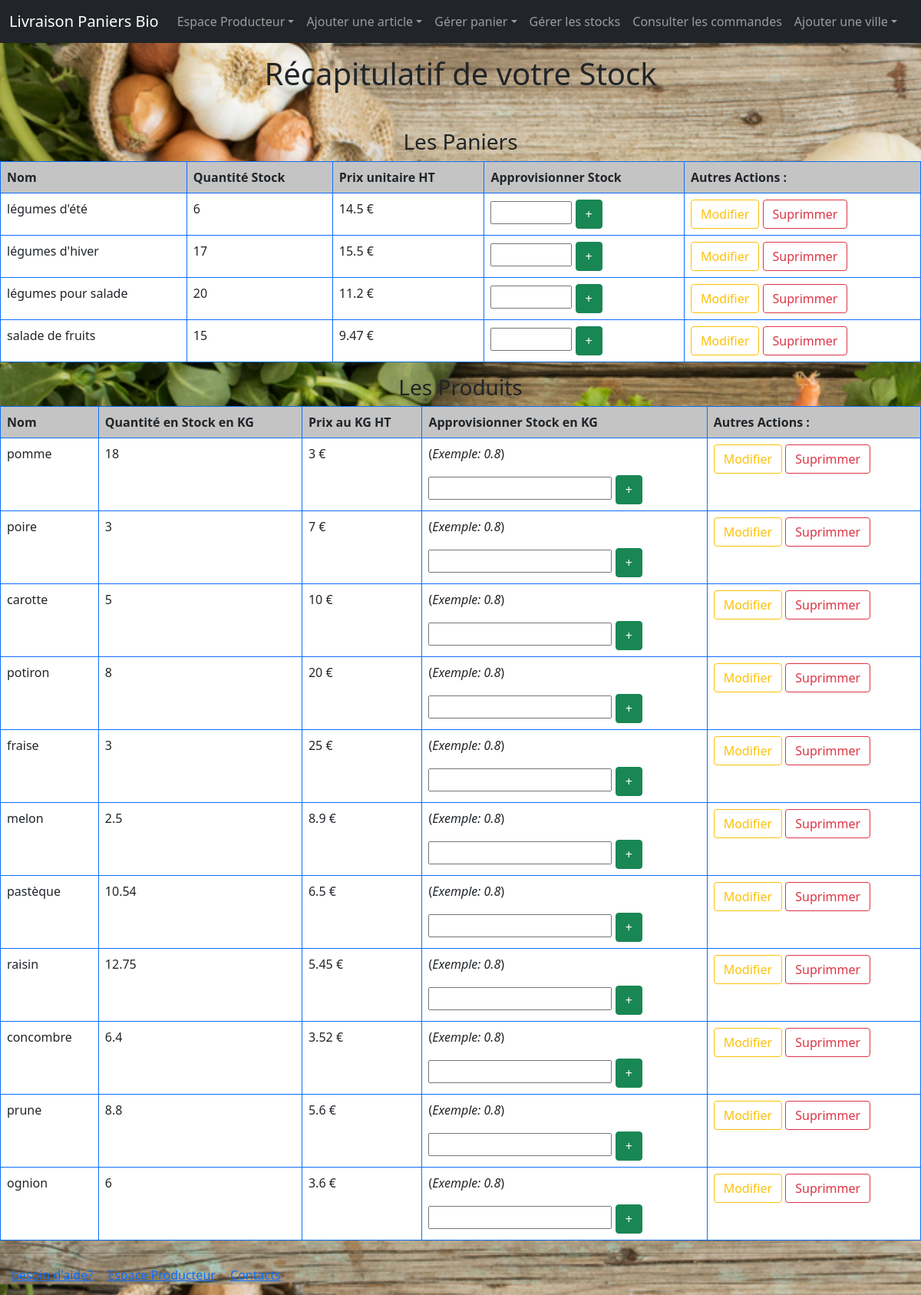
Screenshot of /vues/gererStock.php with the database file from the repository.
### tables this page shows
CREATE TABLE `panier` (
  `numPanier` int(4) NOT NULL,
  `nomPanier` varchar(60) DEFAULT NULL,
  `nbProduit` varchar(30) NOT NULL,
  `quantite` int(4) NOT NULL,
  `prixpanier` float NOT NULL,
  `poids` float DEFAULT NULL,
  `saison` varchar(25) DEFAULT NULL,
  `nomImg` varchar(100) DEFAULT NULL
);

CREATE TABLE `produit` (
  `numProduit` int(4) NOT NULL,
  `nomproduit` varchar(30) NOT NULL,
  `quantite` float NOT NULL,
  `prixproduit` float NOT NULL,
  `numTypeProduit` int(4) NOT NULL,
  `nomImg` varchar(100) DEFAULT NULL
);

### vues/gererStock.php (the view, shortened to what this page needs)
<!DOCTYPE html>
<html lang="fr">
<head>
<link href="https://cdn.jsdelivr.net/npm/bootstrap@5.0.0-beta1/dist/css/bootstrap.min.css" rel="stylesheet">
  </head>
   <body>
   <header>
  <nav class="navbar navbar-expand-md navbar-dark fixed-top bg-dark">
    <div class="container-fluid">
      <a class="navbar-brand" href="accueil.html">Livraison Paniers Bio</a>
      <div class="collapse navbar-collapse" id="navbarCollapse">
        <ul class="navbar-nav me-auto mb-2 mb-md-0">
          <li class="nav-item dropdown">
            <a class="nav-link dropdown-toggle" href="#" id="navbarDropdown" role="button" data-bs-toggle="dropdown" aria-expanded="false">Espace Producteur</a>
		  </li>
		  <li class="nav-item dropdown">
            <a class="nav-link dropdown-toggle" href="#" id="navbarDropdown" role="button" data-bs-toggle="dropdown" aria-expanded="false">Ajouter une article</a>
		</li>
		  <li class="nav-item dropdown">
            <a class="nav-link dropdown-toggle" href="#" id="navbarDropdown" role="button" data-bs-toggle="dropdown" aria-expanded="false">Gérer panier</a>
		</li>
          <li class="nav-item">
            <a class="nav-link" href="gererStock.php">Gérer les stocks</a>
		  </li>
		  <li class="nav-item">
            <a class="nav-link" href="consulterCommande_Producteur.php" id="navbarDropdown">Consulter les commandes</a>
		  </li>
		  <li class="nav-item dropdown">
            <a class="nav-link dropdown-toggle" href="#" id="navbarDropdown" role="button" data-bs-toggle="dropdown" aria-expanded="false">Ajouter une ville</a>
		</li>
        </ul>
      </div>
    </div>
  </nav>
    </header>
    <br />
<main>
	<div class="position-relative m-5">
    <h1> Récapitulatif de votre Stock</h1>
  </div>
    <h3> Les Paniers</h3>
    <form method="post" action="">
	 <table class="table table-bordered border-primary">
			<thead>
			<tr>
				<th scope="col"> Nom</th>
				<th scope="col"> Quantité Stock</th>
				<th scope="col"> Prix unitaire HT</th>
				<th scope="col"> Approvisionner Stock</th>
				<th scope="col"> Autres Actions :</th>
			</tr>
			  </thead>
			 <tbody>
			 <?php
			 $cobd = new BD("projettutore") ;
			 $co = $cobd->connexion() ;
			$reqInfosPan = "SELECT numPanier, nomPanier, quantite, prixpanier FROM panier ORDER BY nomPanier" ;
          	$resultInfosPan = mysqli_query($co, $reqInfosPan) or die(mysqli_error($co)) ;
        if(mysqli_num_rows($resultInfosPan) >= 1)
        {
          foreach($resultInfosPan as $info)
          {
            echo "<tr>" ;
            echo "<td>".$info['nomPanier']."</td>" ;
            echo "<td>".$info['quantite']."</td>" ;
			echo "<td>".$info['prixpanier']." &euro;</td>" ;
			echo "<td><form method='post' action='../controleurs/approvisionnerStockPanier.php'>
			<input type='number' name='approvisionnerPanier' min='1' max='1000'>
			<input id='prodId' name='prodId' type='hidden' value='".$info['numPanier']."'>
			<input type='submit' class='btn btn-success' name='ajouterPaniers' value='+'></form></td>" ;
			echo "<td><a href='detailsDuPanier_Client.php?numPanier=".$info['numPanier']."'><button class='btn btn-outline-warning' name='modifPanier'>Modifier</button></a>
			<a href='../controleurs/supprimerPanierEntier.php?numPanier=".$info['numPanier']."'><button class='btn btn-outline-danger'>Suprimmer</button></a>" ;
            echo "</tr>" ;
          }
        } else {
          echo "<h4>Aucun panier en stock</h4>" ;
        }
		?>
			 </tbody>
			 </table>
	 <h3> Les Produits</h3>
			<table class="table table-bordered border-primary">
	 <thead>
			<tr>
				<th scope="col"> Nom</th>
				<th scope="col"> Quantité en Stock en KG</th>
				<th scope="col"> Prix au KG HT</th>
				<th scope="col"> Approvisionner Stock en KG</th>
				<th scope="col"> Autres Actions :</th>
			</tr>
			  </thead>
			   <tbody>
			   <?php
			   $reqInfosPro = "SELECT numProduit, nomproduit, quantite, prixproduit FROM produit" ;
			   $resultInfosPro = mysqli_query($co, $reqInfosPro) or die(mysqli_error($co)) ;
		 if(mysqli_num_rows($resultInfosPro) >= 1)
		 {
		   foreach($resultInfosPro as $pro)
		   {
			 echo "<tr>" ;
			 echo "<td>".$pro['nomproduit']."</td>" ;
			 echo "<td>".$pro['quantite']."</td>" ;
			 echo "<td>".$pro['prixproduit']." &euro;</td>" ;
			 echo "<td><form method='post' action='../controleurs/approvisionnerStockProduit.php'>
			 <p>(<i>Exemple: 0.8</i>)</p>
			 <input type='text' name='approvisionnerProduit'>
			 <input id='prodId' name='produitId' type='hidden' value='".$pro['numProduit']."'>
			 <input type='submit' class='btn btn-success' name='ajouterProduit' value='+'>
			 </form></td>" ;
			 echo "<td><a href='Page.php?numProduit=".$pro['numProduit']."'><button class='btn btn-outline-warning' name='modifProduit'>Modifier</button></a>
			 <a href='../controleurs/supprimerProduitEntier.php?numProduit=".$pro['numProduit']."'><button class='btn btn-outline-danger' name='supprimmerProduit'>Suprimmer</button></a></td>" ;
			 echo "</tr>" ;
		   }
		 } else {
		   echo "<h4>Aucun panier en stock</h4>" ;
		 }
		?>
			 </tbody>
	</table>
    </form>
</main>
		<hr>
         <a class="help" href="">besoin d'aide?</a>
         <a class="prod" href="connexionProducteur.html">Espace Producteur</a>
         <a class="contact" href="">Contacts</a>
 </body>
</html>

### vues/gererStock.php (style rules this page uses)
.help { left: 20px; justify-content: center; padding: 15px; }
.contact { right: 20px; justify-content: center; padding: 15px; }
h1, h2, h3, h4 { text-align: center ; font-style:bold; }
body { background-image :url("../img/test.jpg") ; background-size:cover; }
table { background-color: white ; }
thead { background-color: #C4C4C4; }

### rows the page displays
panier: nomPanier "légumes d'été", quantite "6", prixpanier "14.5"
panier: nomPanier "légumes d'hiver", quantite "17", prixpanier "15.5"
panier: nomPanier "légumes pour salade", quantite "20", prixpanier "11.2"
panier: nomPanier "salade de fruits", quantite "15", prixpanier "9.47"
produit: nomproduit "pomme", quantite "18", prixproduit "3"
produit: nomproduit "poire", quantite "3", prixproduit "7"
produit: nomproduit "carotte", quantite "5", prixproduit "10"
produit: nomproduit "potiron", quantite "8", prixproduit "20"
produit: nomproduit "fraise", quantite "3", prixproduit "25"
produit: nomproduit "melon", quantite "2.5", prixproduit "8.9"
produit: nomproduit "pastèque", quantite "10.54", prixproduit "6.5"
produit: nomproduit "raisin", quantite "12.75", prixproduit "5.45"
produit: nomproduit "concombre", quantite "6.4", prixproduit "3.52"
produit: nomproduit "prune", quantite "8.8", prixproduit "5.6"
produit: nomproduit "ognion", quantite "6", prixproduit "3.6"
